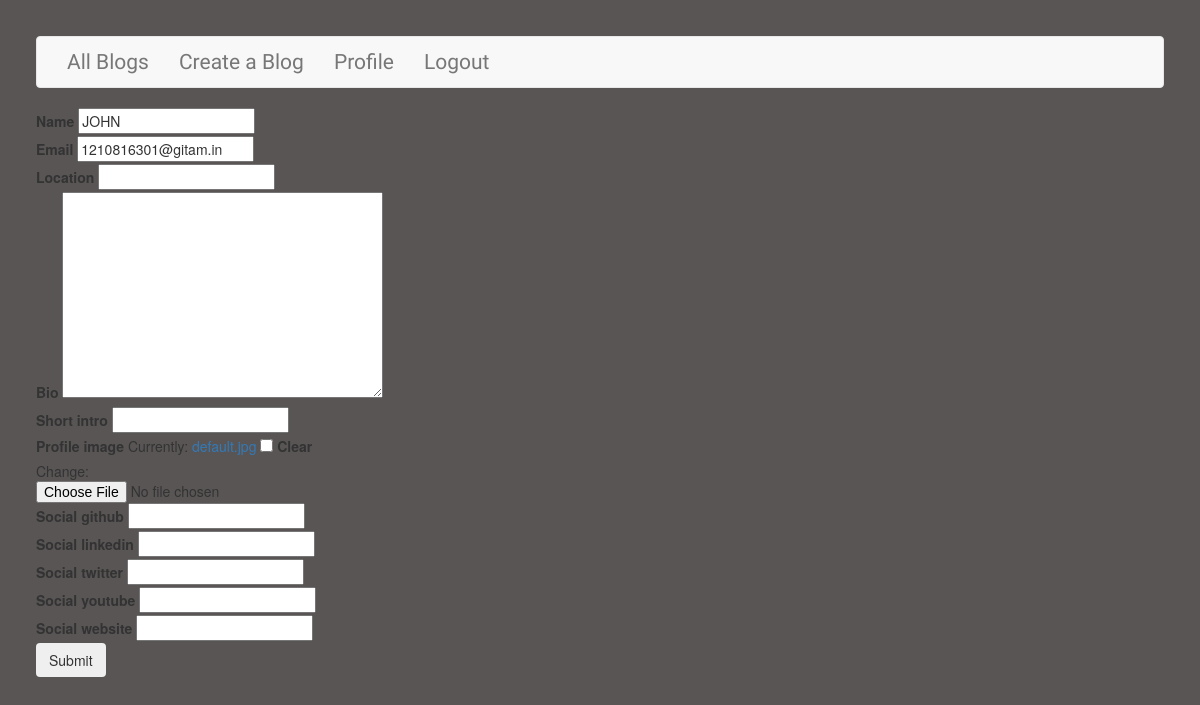
/users/update_profile/ (signed in), run on an earlier commit of the app's database.
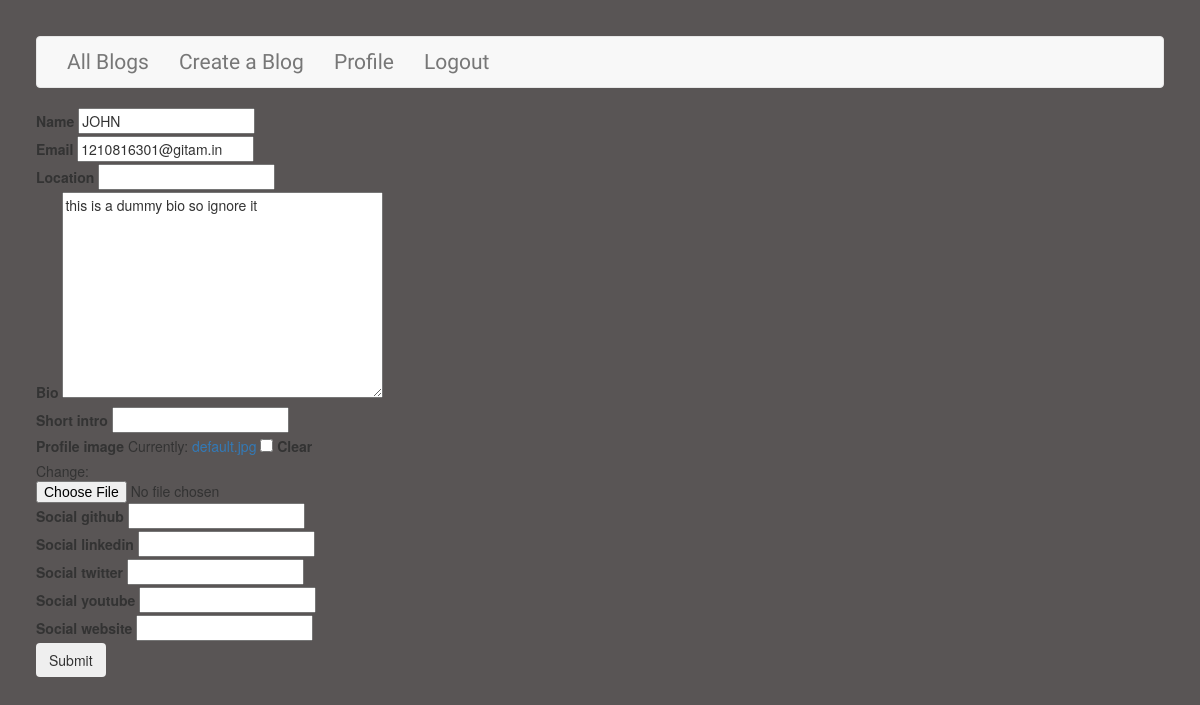
And on a later commit of the database.
### users/models.py (models this page shows, shortened)
class Profile(models.Model):
    user = models.OneToOneField(User, on_delete=models.CASCADE, null=True, blank=True)
    name = models.CharField(max_length=200, blank=True, null=True)
    email = models.EmailField(max_length=500, blank=True, null=True)
    username = models.CharField(max_length=200, blank=True, null=True)
    location = models.CharField(max_length=200, blank=True, null=True)
    short_intro = models.CharField(max_length=200, blank=True, null=True)
    bio = models.TextField(blank=True, null=True)
    profile_image = models.ImageField(
        null=True, blank=True, upload_to='profiles/', default="default.jpg")
    social_github = models.CharField(max_length=200, blank=True, null=True)
    social_twitter = models.CharField(max_length=200, blank=True, null=True)
    social_linkedin = models.CharField(max_length=200, blank=True, null=True)
    social_youtube = models.CharField(max_length=200, blank=True, null=True)
    social_website = models.CharField(max_length=200, blank=True, null=True)
    created = models.DateTimeField(auto_now_add=True)
    id = models.UUIDField(default=uuid.uuid4, unique=True,
                          primary_key=True, editable=False)
    class Meta:
        ordering = ['created']

### users/views.py (the view)
# urls.py: path('update_profile/', views.update_profile, name = "update_profile"),
@login_required(login_url='login')
def update_profile(request):
    profile = request.user.profile
    form = ProfileForm(instance=profile)
    if request.method == 'POST':
        form = ProfileForm(request.POST, request.FILES, instance=profile)
        if form.is_valid():
            form.save()
            return redirect('users')
    context = {'form': form}
    return render(request, 'users/update_profile.html', context)

### users/forms.py
class ProfileForm(ModelForm):
    class Meta:
        model = Profile
        fields = ['name', 'email','location', 'bio', 'short_intro', 'profile_image','social_github', 'social_linkedin', 'social_twitter','social_youtube', 'social_website']

### users/templates/users/update_profile.html (shortened to what this page needs)
{% extends 'base.html' %}
{% block content %}
    <form method="POST" enctype="multipart/form-data">
        {% for field in form %}
        <div class="form__field">
            <label for="formInput#text">{{field.label}}</label>
            {{field}}
        </div>
        {% endfor %}
        <input class="btn btn--sub btn--lg  my-md" type="submit" value="Submit" />
    </form>
{% endblock %}

### templates/base.html (shortened to what this page needs)
{% load static %}
<!DOCTYPE html>
<html lang="en">
<head>
  <link rel="stylesheet" href='{% static "css/blog.css" %}'>
  <link rel="stylesheet" href="https://maxcdn.bootstrapcdn.com/bootstrap/3.3.7/css/bootstrap.min.css">
  <link rel="stylesheet" href="//cdn.jsdelivr.net/medium-editor/latest/css/medium-editor.min.css" type="text/css" media="screen" charset="utf-8">
</head>
<body class="template">
        <nav class="navbar navbar-default techfont custom-navbar">
            <div class="container">
            <ul class="nav navbar-nav">
                <li><a href="{% url '' %}">All Blogs</a></li>
                <li><a href="{% url 'create-blog' %}">Create a Blog</a></li>
                {% if user.is_authenticated %}
                <li><a href="{% url 'users'  %}">Profile</a></li>
                <li><a href="{% url 'logout' %}">Logout</a></li>
                {% else %}
                    <li><a href="{% url 'register' %}">Login/Register</a></li>
                {% endif %}
            </ul>
            </div>
        </nav>
      {% block content %}
      {% endblock %}
</body>
</html>

### static/css/blog.css (style rules this page uses)
.techfont { font-family: 'Russo One', sans-serif; font-size: 1.5em; margin-bottom: 10px; }
.template { background-color: rgb(89, 85, 85); margin: 3%; }

What changed in the data, as far as the page shows it:
changed Profile "JOHN": bio (not shown) → "this is a dummy bio so ignore it"
